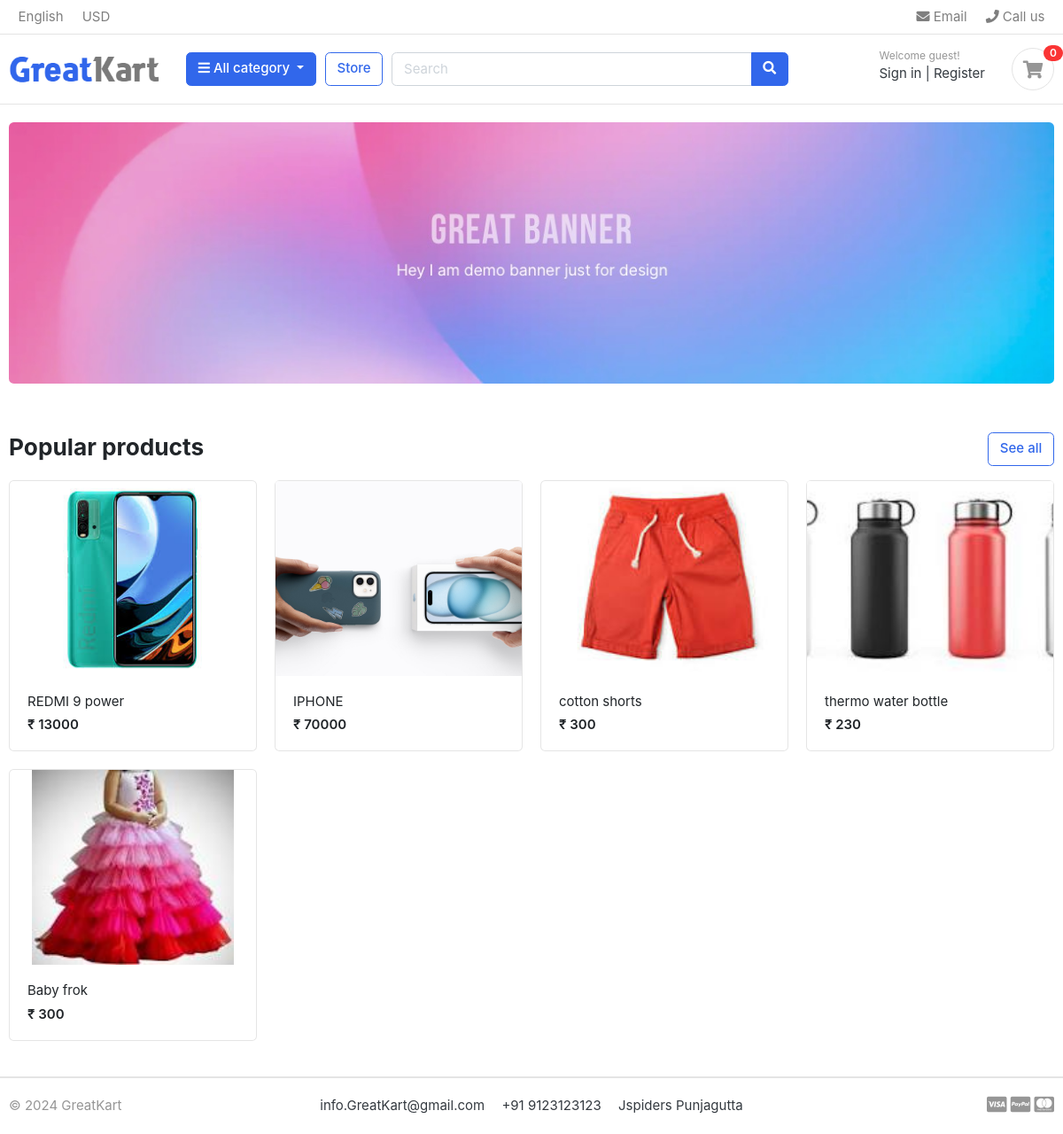
The page / on the database its author committed.
### store/models.py (models this page shows, shortened)
class Product(models.Model):
    product_name=models.CharField(max_length=100,unique=True)
    slug=models.SlugField(max_length=100,unique=True)
    description=models.TextField(max_length=500,blank=True)
    price=models.IntegerField()
    images=models.ImageField(upload_to='photos/products')
    stock=models.IntegerField()
    is_avaiable=models.BooleanField(default=True)
    category=models.ForeignKey(Category,on_delete=models.CASCADE)
    created_date=models.DateTimeField(auto_now_add=True)
    modified_date=models.DateTimeField(auto_now_add=True)

### store/views.py (the view)
# urls.py: path('',index,name='index'),
def index(request):
    allprodducts=Product.objects.filter(is_avaiable=True)
    data={
        'allproducts':allprodducts
    }
    return render(request,'index.html',data)

### cart/context_processors.py (called while the page is built)
def getItems(request):
    count=0
    try:
        cart=Cart.objects.get(cart_id=get_cart_id(request))
        cart_items=Cart_items.objects.all().filter(cart=cart)
        for i in cart_items:
            count+=i.quantity
    except Cart.DoesNotExist:
        count=0
    return dict(cartcount=count)

### cart/views.py (called while the page is built)
def get_cart_id(request):
    cart_id=request.session.session_key
    if not cart_id:
        cart_id=request.session.create()
    return cart_id

### category/context_processors.py (called while the page is built)
def dropdown(request):
    dropdowndata=Category.objects.all()
    return dict(dropdown=dropdowndata)

### template/index.html
{% extends "base.html" %}
{% load static  %}
{% block content %}
<section class="section-intro padding-y-sm">
<div class="container">
<div class="intro-banner-wrap">
	<img src="{% static 'images/banners/1.jpg' %}" class="img-fluid rounded">
</div>
</div>
</section>
<section class="section-name padding-y-sm">
<div class="container">
<header class="section-heading">
	<a href="./store.html" class="btn btn-outline-primary float-right">See all</a>
	<h3 class="section-title">Popular products</h3>
</header>
<div class="row">
	{% for i in allproducts %}
	<div class="col-md-3">
		<div class="card card-product-grid">
			<a href=" {% url 'store:product_details' i.category.slug i.slug %}" class="img-wrap"> <img src="{{ i.images.url }}"> </a>
			<figcaption class="info-wrap">
				<a href="{% url 'store:product_details' i.category.slug i.slug %}" class="title">{{ i.product_name }}</a>
				<div class="price mt-1"> ₹ {{ i.price}}</div>
			</figcaption>
		</div>
	</div>
	{% endfor %}
</div>
</div>
</section>
{% endblock content %}

### template/base.html (shortened to what this page needs)
{% load static %}
<!DOCTYPE html>
<html lang="en">
<head>
<link href="https://maxcdn.bootstrapcdn.com/font-awesome/4.2.0/css/font-awesome.min.css" rel="stylesheet">
<link href="{% static 'css/bootstrap.css' %}" rel="stylesheet" type="text/css"/>
<link href="fonts/fontawesome/css/all.min.css" type="text/css" rel="stylesheet">
<link href="{% static 'css/ui.css' %}" rel="stylesheet" type="text/css"/>
<link href="{% static 'css/responsive.css' %}" rel="stylesheet" media="only screen and (max-width: 1200px)" />
</head>
<body>
    <header class="section-header">
        <nav class="navbar p-md-0 navbar-expand-sm navbar-light border-bottom">
        <div class="container">
          <div class="collapse navbar-collapse" id="navbarTop4">
            <ul class="navbar-nav mr-auto">
                <li class="nav-item dropdown">
                     <a href="#" class="nav-link">   English </a>
                </li>
                <li class="nav-item dropdown">
                    <a href="#" class="nav-link"> USD </a>
                </li>
            </ul>
            <ul class="navbar-nav">
                <li><a href="#" class="nav-link"> <i class="fa fa-envelope"></i> Email </a></li>
                <li><a href="#" class="nav-link"> <i class="fa fa-phone"></i> Call us </a></li>
            </ul>
          </div>
        </div>
        </nav>
        <section class="header-main border-bottom">
            <div class="container">
        <div class="row align-items-center">
            <div class="col-lg-2 col-md-3 col-6">
                <a href="{% url 'index' %}" class="brand-wrap">
                    <img class="logo" src="{% static 'images/logo.png' %}">
                </a>
            </div>
            <div class="col-lg col-sm col-md col-6 flex-grow-0">
                <div class="category-wrap dropdown d-inline-block float-right">
                    <button type="button" class="btn btn-primary dropdown-toggle" data-toggle="dropdown">
                        <i class="fa fa-bars"></i> All category
                    </button>
                </div>
            </div>
            <a href="{% url 'store:store' %}" class="btn btn-outline-primary">Store</a>
            <div class="col-lg  col-md-6 col-sm-12 col">
                <form action="{% url 'store:search' %}" class="search" method="get">
                    <div class="input-group w-100">
                        <input type="text" class="form-control" style="width:60%;" placeholder="Search" naame="'keyword">
                        <div class="input-group-append">
                          <button class="btn btn-primary" type="submit">
                            <i class="fa fa-search"></i>
                          </button>
                        </div>
                    </div>
                </form>
            </div>
            <div class="col-lg-3 col-sm-6 col-8 order-2 order-lg-3">
                        <div class="d-flex justify-content-end mb-3 mb-lg-0">
                            <div class="widget-header">
                                <small class="title text-muted">Welcome guest!</small>
                                <div>
                                    <a href="./signin.html">Sign in</a> <span class="dark-transp"> | </span>
                                    <a href="./register.html"> Register</a>
                                </div>
                            </div>
                            <a href="{% url 'cart:cart' %}" class="widget-header pl-3 ml-3">
                                <div class="icon icon-sm rounded-circle border"><i class="fa fa-shopping-cart"></i></div>
                                <span class="badge badge-pill badge-danger notify">{{ cartcount }}</span>
                            </a>
                        </div>
                    </div>
        </div>
            </div>
        </section>
        </header>
        {% block content %}
        {% endblock content %}
<footer class="section-footer border-top">
	<div class="container">
		<section class="footer-bottom border-top row">
			<div class="col-md-2">
				<p class="text-muted"> &copy 2024 GreatKart </p>
			</div>
			<div class="col-md-8 text-md-center">
				<span  class="px-2">info.GreatKart@gmail.com</span>
				<span  class="px-2">+91 9123123123</span>
				<span  class="px-2">Jspiders Punjagutta</span>
			</div>
			<div class="col-md-2 text-md-right text-muted">
				<i class="fab fa-lg fa-cc-visa"></i>
				<i class="fab fa-lg fa-cc-paypal"></i>
				<i class="fab fa-lg fa-cc-mastercard"></i>
			</div>
		</section>
	</div>
</footer>
</body>
</html>

### static/css/ui.css (style rules this page uses)
html { font-family: "Inter", sans-serif; font-size: 15px; }
.img-wrap { text-align: center; display: block; }
.img-wrap img { max-width: 100%; }
.icon-xs, .icon-sm, .icon-md, .icon-lg { display: inline-block; text-align: center; flex-shrink: 0; flex-grow: 0; }
.icon-sm { width: 48px; height: 48px; line-height: 48px !important; font-size: 20px; }
.padding-y-sm { padding-top: 20px; padding-bottom: 20px; }
.section-heading { margin-bottom: 20px; margin-top: 15px; }
.section-title { color: #212529; }
p:last-child { margin-bottom: 0; }
.header-main { position: relative; padding-top: 1rem; padding-bottom: 1rem; }
.brand-wrap .logo, .navbar-brand .logo { margin-right: 7px; max-height: 42px; display: inline-block; }
.widget-header { display: inline-block; vertical-align: middle; position: relative; }
.widget-header a { color: #343a40; }
.widget-header i { color: #969696; }
.widget-header .title { display: block; }
.widget-header .notify { position: absolute; top: -3px; right: -10px; }
.footer-bottom { padding-top: 20px; padding-bottom: 20px; }
[class*=card-product] a.title { color: #212529; display: block; }
[class*=card-product] .img-wrap { overflow: hidden; position: relative; }
[class*=card-product] .img-wrap img { height: 100%; max-width: 100%; width: auto; display: inline-block; -o-object-fit: cover; object-fit: cover; }
.card-product-grid { margin-bottom: 20px; }
.card-product-grid .img-wrap { border-radius: 0.2rem 0.2rem 0 0; height: 220px; }
.card-product-grid .info-wrap { overflow: hidden; padding: 18px 20px; }
.card .img-wrap { overflow: hidden; }
.notify { position: absolute; top: -4px; right: -10px; display: inline-block; padding: 0.25em 0.6em; font-size: 12px; line-height: 1; text-align: center; border-radius: 3rem; color: #fff; background-color: #fa3434; }
.price { font-weight: 600; color: #212529; }

### rows shown on the page
Product: images (picture), product_name "REDMI 9 power", price "13000"
Product: images (picture), product_name "IPHONE", price "70000"
Product: images (picture), product_name "cotton shorts", price "300"
Product: images (picture), product_name "thermo water bottle", price "230"
Product: images (picture), product_name "Baby frok", price "300"

### other values the page prints
{{ cartcount }} "0"
